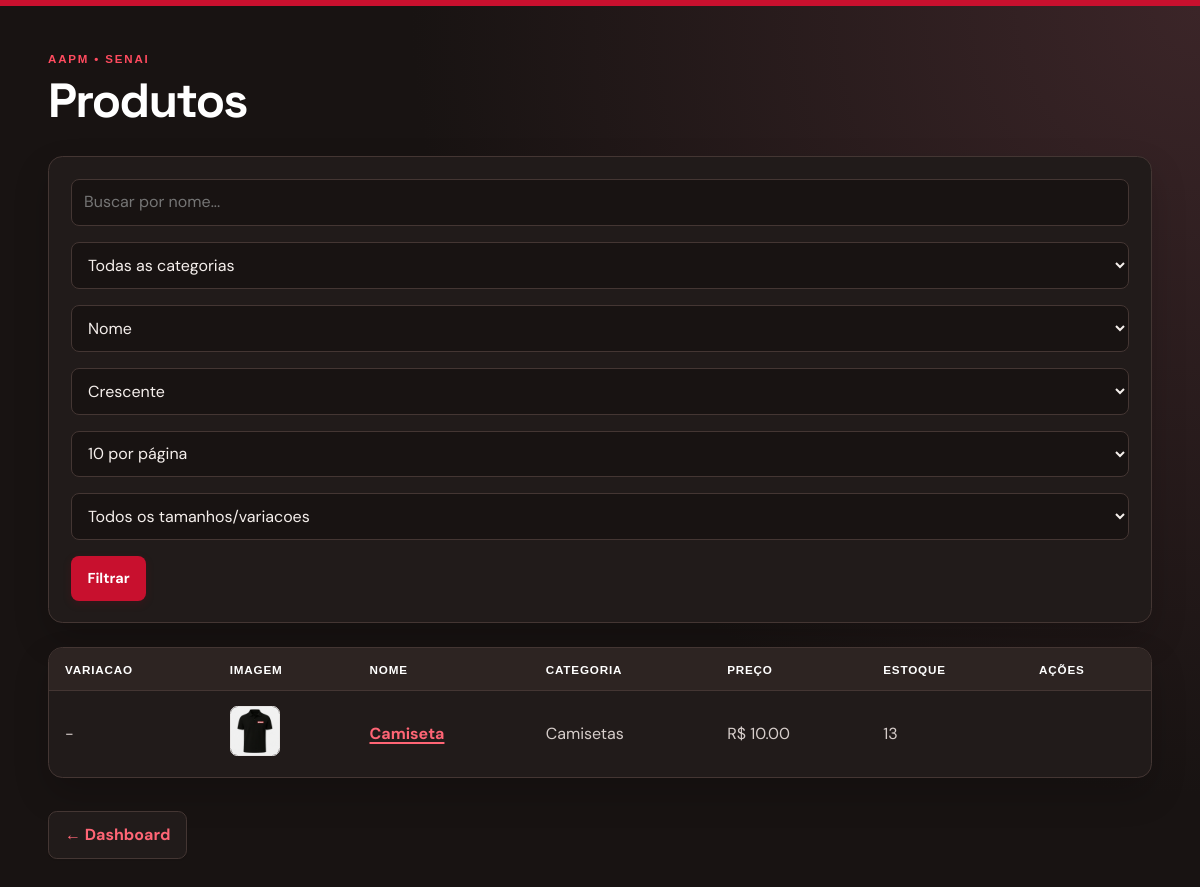
Page /produtos/ (signed in) on the earlier database version.
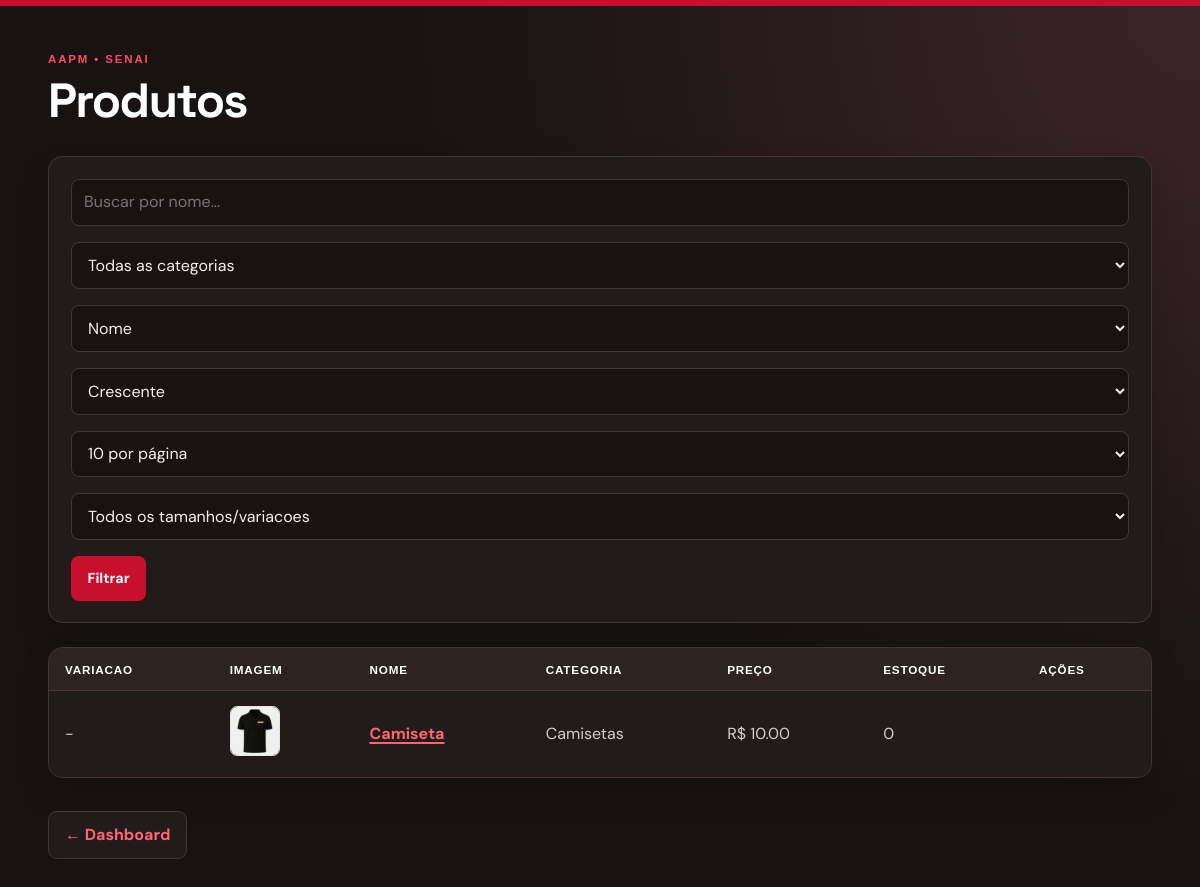
Same page on the later database version.
### app/models/produto.py (models this page shows, shortened)
class Produto(Base):
    __tablename__ = "produtos"
    id            = Column(Integer, primary_key=True, index=True)
    nome          = Column(String(150), nullable=False, index=True)
    preco         = Column(Float, nullable=False, default=0.0)
    estoque_atual = Column(Integer, nullable=False, default=0)
    variacao      = Column(String(80), nullable=True, index=True)
    ativo         = Column(Boolean, default=True)
    imagem_path = Column(String(255), nullable=True)
    categoria_id = Column(
        Integer,
        ForeignKey("categorias.id", ondelete="SET NULL"),
        nullable=True
    )
    categoria = relationship(
        "Categoria",
        back_populates="produtos"
    )

### app/models/categoria.py (models this page shows)
class Categoria(Base):
    __tablename__ = "categorias"
    id = Column(Integer, primary_key=True, autoincrement=True, index=True)
    nome = Column(String, unique=True, nullable=False)
    ativo = Column(Boolean, default=True)
    produtos = relationship("Produto", back_populates="categoria", lazy="select")

### app/controllers/produto_controller.py (the view)
@router.get("/")
def listar_produtos(
    request: Request,
    busca: str = "",
    categoria_id: int = 0,
    variacao: str = "",
    ordenar_por: str = "nome",
    direcao: str = "asc",
    pagina: int = 1,
    por_pagina: int = 10,
    db: Session = Depends(get_db),
    usuario=Depends(get_usuario_logado)
):
    query = db.query(Produto).filter(
        Produto.ativo == True
    )
    if busca:
        query = query.filter(
            Produto.nome.ilike(f"%{busca}%")
        )
    if categoria_id:
        query = query.filter(
            Produto.categoria_id == categoria_id
        )
    if variacao:
        query = query.filter(Produto.variacao == variacao)
    ordenacoes = {
        "nome": Produto.nome,
        "categoria": Categoria.nome,
        "preco": Produto.preco,
        "estoque": Produto.estoque_atual,
    }
    ordenar_por = ordenar_por if ordenar_por in ordenacoes else "nome"
    direcao = direcao if direcao in ("asc", "desc") else "asc"
    if ordenar_por == "categoria":
        query = query.outerjoin(Categoria)
    coluna_ordenacao = ordenacoes[ordenar_por]
    query = query.order_by(
        coluna_ordenacao.desc() if direcao == "desc" else coluna_ordenacao.asc(),
        Produto.id.asc(),
    )
    total_produtos = query.count()
    pagina = max(pagina, 1)
    por_pagina = max(por_pagina, 1)
    total_paginas = (
        math.ceil(total_produtos / por_pagina)
        if total_produtos
        else 1
    )
    if pagina > total_paginas:
        pagina = total_paginas
    offset = (pagina - 1) * por_pagina
    produtos = (
        query
        .offset(offset)
        .limit(por_pagina)
        .all()
    )
    categorias = (
        db.query(Categoria)
        .filter(Categoria.ativo == True)
        .all()
    )
    variacoes = [
        valor for (valor,) in db.query(Produto.variacao)
        .filter(Produto.ativo == True, Produto.variacao.isnot(None), Produto.variacao != "")
        .distinct().order_by(Produto.variacao).all()
    ]
    return templates.TemplateResponse(
        request,
        "produtos/index.html",
        {
            "request": request,
            "usuario": usuario,
            "produtos": produtos,
            "categorias": categorias,
            "busca": busca,
            "categoria_id": categoria_id,
            "variacao": variacao,
            "variacoes": variacoes,
            "ordenar_por": ordenar_por,
            "direcao": direcao,
            "pagina": pagina,
            "por_pagina": por_pagina,
            "total_paginas": total_paginas,
            "total_produtos": total_produtos,
        }
    )

### app/templates/produtos/index.html (shortened to what this page needs)
<!DOCTYPE html>
<html lang="pt-br">
<head>
    {% include "_aapm_styles.html" %}
</head>
<body>
    <h1>Produtos</h1>
    {% set total_registros = total_produtos %}{% include "_pagination.html" %}
    <form method="get" action="/produtos">
        <input type="text" name="busca" placeholder="Buscar por nome..." value="{{ busca }}">
        <select name="categoria_id">
            <option value="0">Todas as categorias</option>
        </select>
        <select name="ordenar_por"><option value="nome" {{ 'selected' if ordenar_por == 'nome' else '' }}>Nome</option></select>
        <select name="direcao"><option value="asc" {{ 'selected' if direcao == 'asc' else '' }}>Crescente</option><option value="desc" {{ 'selected' if direcao == 'desc' else '' }}>Decrescente</option></select>
        <select name="por_pagina">{% for tamanho in [10, 25, 50] %}<option value="{{ tamanho }}" {{ 'selected' if por_pagina == tamanho else '' }}>{{ tamanho }} por página</option>{% endfor %}</select>
        <select name="variacao">
            <option value="">Todos os tamanhos/variacoes</option>
        </select>
        <button type="submit">Filtrar</button>
    </form>
    <table border="1" cellpadding="8">
        <thead>
            <tr>
                <th>Variacao</th>
                <th>Imagem</th>
                <th>Nome</th>
                <th>Categoria</th>
                <th>Preço</th>
                <th>Estoque</th>
                <th>Ações</th>
            </tr>
        </thead>
        <tbody>
            {% for p in produtos %}
            <tr>
                <td>{{ p.variacao or '-' }}</td>
                <td>
                    <img src="{{ p.imagem_url }}" alt="{{ p.nome }}" width="50" height="50" style="object-fit:cover">
                </td>
                <td>
                    <a href="/produtos/{{ p.id }}">
                        {{ p.nome }}
                    </a>
                </td>
                <td>
                    {{ p.categoria.nome if p.categoria else "—" }}
                </td>
                <td>
                    R$ {{ "%.2f"|format(p.preco) }}
                </td>
                <td>
                    {{ p.estoque_atual }}
                </td>
                <td>
                </td>
            </tr>
            {% endfor %}
        </tbody>
    </table>
    <p>
        <a href="/">← Dashboard</a>
    </p>
</body>
</html>

Differences in the rows shown:
changed Produto "Camiseta": estoque_atual "13" → "0"
